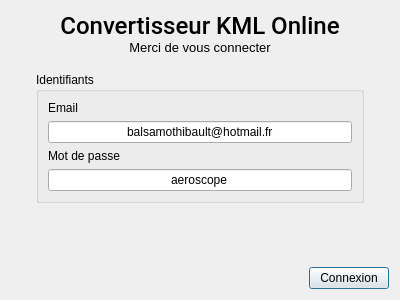
<?xml version="1.0" encoding="UTF-8"?>
<ui version="4.0">
 <class>LoginForm</class>
 <widget class="QWidget" name="LoginForm">
  <property name="geometry">
   <rect>
    <x>0</x>
    <y>0</y>
    <width>400</width>
    <height>300</height>
   </rect>
  </property>
  <property name="minimumSize">
   <size>
    <width>400</width>
    <height>300</height>
   </size>
  </property>
  <property name="maximumSize">
   <size>
    <width>400</width>
    <height>300</height>
   </size>
  </property>
  <property name="windowTitle">
   <string>Form</string>
  </property>
  <layout class="QVBoxLayout" name="verticalLayout" stretch="1,0">
   <property name="sizeConstraint">
    <enum>QLayout::SetNoConstraint</enum>
   </property>
   <item>
    <layout class="QVBoxLayout" name="verticalLayout_2">
     <property name="spacing">
      <number>17</number>
     </property>
     <property name="leftMargin">
      <number>25</number>
     </property>
     <property name="rightMargin">
      <number>25</number>
     </property>
     <item>
      <layout class="QVBoxLayout" name="verticalLayout_3">
       <property name="spacing">
        <number>0</number>
       </property>
       <item>
        <widget class="QLabel" name="label">
         <property name="font">
          <font>
           <family>Roboto Medium</family>
           <pointsize>18</pointsize>
          </font>
         </property>
         <property name="text">
          <string>Convertisseur KML Online</string>
         </property>
         <property name="textFormat">
          <enum>Qt::AutoText</enum>
         </property>
         <property name="alignment">
          <set>Qt::AlignCenter</set>
         </property>
        </widget>
       </item>
       <item>
        <widget class="QLabel" name="label_2">
         <property name="font">
          <font>
           <pointsize>10</pointsize>
          </font>
         </property>
         <property name="text">
          <string>Merci de vous connecter</string>
         </property>
         <property name="alignment">
          <set>Qt::AlignCenter</set>
         </property>
        </widget>
       </item>
      </layout>
     </item>
     <item>
      <widget class="QGroupBox" name="groupBox">
       <property name="title">
        <string>Identifiants</string>
       </property>
       <layout class="QGridLayout" name="gridLayout">
        <item row="1" column="0">
         <widget class="QLineEdit" name="emailLineEdit">
          <property name="text">
           <string>balsamothibault@hotmail.fr</string>
          </property>
          <property name="alignment">
           <set>Qt::AlignCenter</set>
          </property>
          <property name="placeholderText">
           <string/>
          </property>
         </widget>
        </item>
        <item row="0" column="0">
         <widget class="QLabel" name="label_3">
          <property name="text">
           <string>Email</string>
          </property>
         </widget>
        </item>
        <item row="3" column="0">
         <widget class="QLineEdit" name="passwordLineEdit">
          <property name="text">
           <string>aeroscope</string>
          </property>
          <property name="alignment">
           <set>Qt::AlignCenter</set>
          </property>
          <property name="placeholderText">
           <string/>
          </property>
         </widget>
        </item>
        <item row="2" column="0">
         <widget class="QLabel" name="label_4">
          <property name="text">
           <string>Mot de passe</string>
          </property>
         </widget>
        </item>
       </layout>
      </widget>
     </item>
     <item>
      <widget class="QLabel" name="labelConnexion">
       <property name="text">
        <string/>
       </property>
       <property name="alignment">
        <set>Qt::AlignCenter</set>
       </property>
      </widget>
     </item>
    </layout>
   </item>
   <item>
    <layout class="QHBoxLayout" name="horizontalLayout" stretch="0,0">
     <property name="spacing">
      <number>6</number>
     </property>
     <property name="sizeConstraint">
      <enum>QLayout::SetMaximumSize</enum>
     </property>
     <item>
      <spacer name="horizontalSpacer">
       <property name="orientation">
        <enum>Qt::Horizontal</enum>
       </property>
       <property name="sizeHint" stdset="0">
        <size>
         <width>34</width>
         <height>20</height>
        </size>
       </property>
      </spacer>
     </item>
     <item>
      <widget class="QPushButton" name="connexionButton">
       <property name="text">
        <string>Connexion</string>
       </property>
       <property name="autoDefault">
        <bool>true</bool>
       </property>
       <property name="default">
        <bool>true</bool>
       </property>
      </widget>
     </item>
    </layout>
   </item>
  </layout>
 </widget>
 <resources/>
 <connections/>
</ui>
